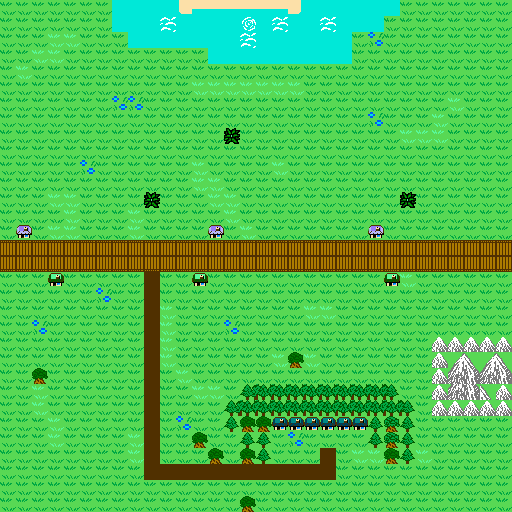

This game map was drawn from its Tiled (.tmx) file and the tilesets committed beside it. A one-line description and the trimmed map source follow:
An orthogonal 32x32 tile map with 16x16 px tiles, 2 tile layers (Tile Layer 1, Collision), 7 tilesets.

<map version="1.0" orientation="orthogonal" width="32" height="32" tilewidth="16" tileheight="16">
 <properties>
  <property name="player_spawn" value="10 10" />
 </properties>
 <tileset firstgid="1" name="grass" tilewidth="16" tileheight="16">
  <image source="../tilesets/primary/Environment/grass.png" width="64" height="64" />
 </tileset>
 <tileset firstgid="17" name="river" tilewidth="16" tileheight="16">
  <image source="../tilesets/primary/Environment/river.png" width="128" height="128" />
 </tileset>
 <tileset firstgid="81" name="house" tilewidth="16" tileheight="16">
  <image source="../tilesets/primary/Town/house.png" width="128" height="128" />
 </tileset>
 <tileset firstgid="145" name="trees" tilewidth="16" tileheight="16">
  <image source="../tilesets/primary/Environment/trees.png" width="64" height="32" />
 </tileset>
 <tileset firstgid="153" name="path" tilewidth="16" tileheight="16">
  <image source="../tilesets/primary/Town/path.png" width="128" height="128" />
 </tileset>
 <tileset firstgid="217" name="ocean" tilewidth="16" tileheight="16">
  <image source="../tilesets/primary/Environment/ocean.png" width="64" height="64" />
 </tileset>
 <tileset firstgid="233" name="mountain" tilewidth="16" tileheight="16">
  <image source="../tilesets/primary/Environment/mountain.png" width="64" height="64" />
 </tileset>
 <layer name="Tile Layer 1" width="32" height="32">
  <properties>
   <property name="player_start" value="10 10" />
  </properties>
  <data>[1024 cells, 1024 non-empty, 28 distinct tile ids]</data>
 </layer>
 <layer name="Collision" width="32" height="32" opacity="0">
  <data>[1024 cells, 82 non-empty, 1 distinct tile ids]</data>
 </layer>
</map>
